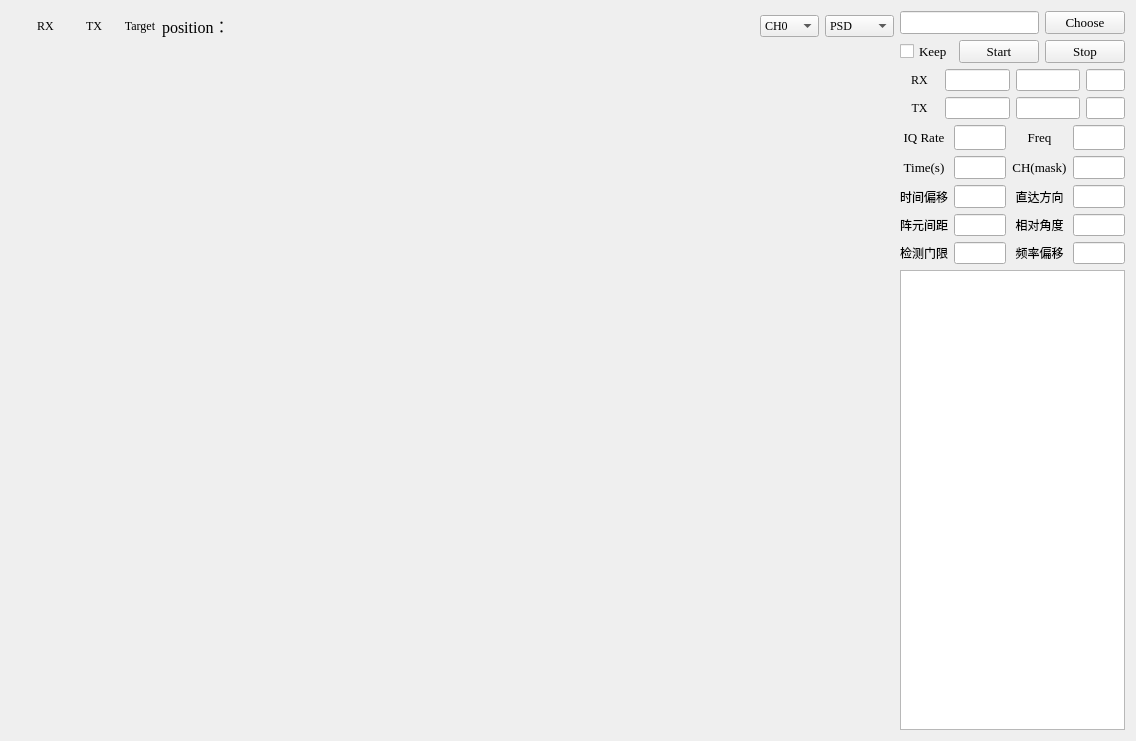
<?xml version="1.0" encoding="UTF-8"?>
<ui version="4.0">
 <class>PassiveRadarClass</class>
 <widget class="QWidget" name="PassiveRadarClass">
  <property name="geometry">
   <rect>
    <x>0</x>
    <y>0</y>
    <width>1136</width>
    <height>741</height>
   </rect>
  </property>
  <property name="windowTitle">
   <string>PassiveRadar</string>
  </property>
  <layout class="QHBoxLayout" name="horizontalLayout_6">
   <item>
    <layout class="QHBoxLayout" name="horizontalLayout_4" stretch="25,2">
     <item>
      <layout class="QVBoxLayout" name="verticalLayout">
       <item>
        <layout class="QHBoxLayout" name="horizontalLayout_3">
         <item>
          <widget class="QLabel" name="label_11">
           <property name="minimumSize">
            <size>
             <width>20</width>
             <height>30</height>
            </size>
           </property>
           <property name="maximumSize">
            <size>
             <width>20</width>
             <height>30</height>
            </size>
           </property>
           <property name="styleSheet">
            <string notr="true">background-image: url(:/PassiveRadar/R.png);</string>
           </property>
           <property name="text">
            <string/>
           </property>
          </widget>
         </item>
         <item>
          <widget class="QLabel" name="label_10">
           <property name="font">
            <font>
             <family>Times New Roman</family>
            </font>
           </property>
           <property name="text">
            <string>RX</string>
           </property>
           <property name="alignment">
            <set>Qt::AlignCenter</set>
           </property>
          </widget>
         </item>
         <item>
          <widget class="QLabel" name="label_12">
           <property name="minimumSize">
            <size>
             <width>20</width>
             <height>30</height>
            </size>
           </property>
           <property name="maximumSize">
            <size>
             <width>20</width>
             <height>30</height>
            </size>
           </property>
           <property name="styleSheet">
            <string notr="true">background-image: url(:/PassiveRadar/T.png);</string>
           </property>
           <property name="text">
            <string/>
           </property>
          </widget>
         </item>
         <item>
          <widget class="QLabel" name="label_14">
           <property name="font">
            <font>
             <family>Times New Roman</family>
            </font>
           </property>
           <property name="text">
            <string>TX</string>
           </property>
           <property name="alignment">
            <set>Qt::AlignCenter</set>
           </property>
          </widget>
         </item>
         <item>
          <widget class="QLabel" name="label_13">
           <property name="minimumSize">
            <size>
             <width>10</width>
             <height>10</height>
            </size>
           </property>
           <property name="maximumSize">
            <size>
             <width>10</width>
             <height>10</height>
            </size>
           </property>
           <property name="styleSheet">
            <string notr="true">background-image: url(:/PassiveRadar/Target.png);</string>
           </property>
           <property name="text">
            <string/>
           </property>
          </widget>
         </item>
         <item>
          <widget class="QLabel" name="label_15">
           <property name="font">
            <font>
             <family>Times New Roman</family>
            </font>
           </property>
           <property name="text">
            <string>Target</string>
           </property>
           <property name="alignment">
            <set>Qt::AlignCenter</set>
           </property>
          </widget>
         </item>
         <item>
          <widget class="QLabel" name="position">
           <property name="font">
            <font>
             <family>Times New Roman</family>
             <pointsize>12</pointsize>
            </font>
           </property>
           <property name="text">
            <string>position：</string>
           </property>
          </widget>
         </item>
         <item>
          <spacer name="horizontalSpacer_2">
           <property name="orientation">
            <enum>Qt::Horizontal</enum>
           </property>
           <property name="sizeHint" stdset="0">
            <size>
             <width>156</width>
             <height>20</height>
            </size>
           </property>
          </spacer>
         </item>
         <item>
          <widget class="QComboBox" name="comboBox_CH">
           <property name="font">
            <font>
             <family>Times New Roman</family>
            </font>
           </property>
           <item>
            <property name="text">
             <string>CH0</string>
            </property>
           </item>
           <item>
            <property name="text">
             <string>CH1</string>
            </property>
           </item>
           <item>
            <property name="text">
             <string>CH2</string>
            </property>
           </item>
           <item>
            <property name="text">
             <string>CH3</string>
            </property>
           </item>
           <item>
            <property name="text">
             <string>CH4</string>
            </property>
           </item>
           <item>
            <property name="text">
             <string>CH5</string>
            </property>
           </item>
           <item>
            <property name="text">
             <string>CH6</string>
            </property>
           </item>
           <item>
            <property name="text">
             <string>CH7</string>
            </property>
           </item>
           <item>
            <property name="text">
             <string>CH8</string>
            </property>
           </item>
           <item>
            <property name="text">
             <string>CH9</string>
            </property>
           </item>
           <item>
            <property name="text">
             <string>CH10</string>
            </property>
           </item>
           <item>
            <property name="text">
             <string>CH11</string>
            </property>
           </item>
           <item>
            <property name="text">
             <string>CH12</string>
            </property>
           </item>
           <item>
            <property name="text">
             <string>CH13</string>
            </property>
           </item>
           <item>
            <property name="text">
             <string>CH14</string>
            </property>
           </item>
           <item>
            <property name="text">
             <string>CH15</string>
            </property>
           </item>
          </widget>
         </item>
         <item>
          <widget class="QComboBox" name="comboBox">
           <property name="font">
            <font>
             <family>Times New Roman</family>
            </font>
           </property>
           <property name="mouseTracking">
            <bool>false</bool>
           </property>
           <property name="tabletTracking">
            <bool>false</bool>
           </property>
           <item>
            <property name="text">
             <string>PSD</string>
            </property>
           </item>
           <item>
            <property name="text">
             <string>PHASE</string>
            </property>
           </item>
           <item>
            <property name="text">
             <string>LOCA</string>
            </property>
           </item>
           <item>
            <property name="text">
             <string>MAP</string>
            </property>
           </item>
          </widget>
         </item>
        </layout>
       </item>
       <item>
        <widget class="QStackedWidget" name="stackedWidget">
         <property name="currentIndex">
          <number>0</number>
         </property>
         <widget class="QCustomPlot" name="page_1"/>
         <widget class="QCustomPlot" name="page_2"/>
         <widget class="QCustomPlot" name="page_3"/>
         <widget class="QWidget" name="page_4">
          <layout class="QHBoxLayout" name="horizontalLayout">
           <item>
            <widget class="mymap" name="graphicsView"/>
           </item>
          </layout>
         </widget>
        </widget>
       </item>
      </layout>
     </item>
     <item>
      <layout class="QVBoxLayout" name="verticalLayout_2">
       <item>
        <layout class="QHBoxLayout" name="horizontalLayout_5" stretch="4,1">
         <item>
          <widget class="QLineEdit" name="lineEdit">
           <property name="font">
            <font>
             <family>Times New Roman</family>
             <pointsize>10</pointsize>
            </font>
           </property>
          </widget>
         </item>
         <item>
          <widget class="QPushButton" name="choose">
           <property name="font">
            <font>
             <family>Times New Roman</family>
             <pointsize>10</pointsize>
            </font>
           </property>
           <property name="styleSheet">
            <string notr="true"> QPushButton:hover { 
 background-color: rgb(180, 0, 0); 
 color: rgb(255, 255, 255);
}</string>
           </property>
           <property name="text">
            <string>Choose</string>
           </property>
          </widget>
         </item>
        </layout>
       </item>
       <item>
        <layout class="QHBoxLayout" name="horizontalLayout_2">
         <item>
          <widget class="QCheckBox" name="keep">
           <property name="enabled">
            <bool>true</bool>
           </property>
           <property name="font">
            <font>
             <family>Times New Roman</family>
             <pointsize>10</pointsize>
             <strikeout>false</strikeout>
             <kerning>true</kerning>
            </font>
           </property>
           <property name="layoutDirection">
            <enum>Qt::LeftToRight</enum>
           </property>
           <property name="text">
            <string>Keep</string>
           </property>
           <property name="checkable">
            <bool>true</bool>
           </property>
           <property name="checked">
            <bool>false</bool>
           </property>
          </widget>
         </item>
         <item>
          <widget class="QPushButton" name="start">
           <property name="sizePolicy">
            <sizepolicy hsizetype="Expanding" vsizetype="Fixed">
             <horstretch>0</horstretch>
             <verstretch>0</verstretch>
            </sizepolicy>
           </property>
           <property name="font">
            <font>
             <family>Times New Roman</family>
             <pointsize>10</pointsize>
            </font>
           </property>
           <property name="styleSheet">
            <string notr="true"> QPushButton:hover { 
 background-color: rgb(180, 0, 0); 
 color: rgb(255, 255, 255);
}</string>
           </property>
           <property name="text">
            <string>Start</string>
           </property>
          </widget>
         </item>
         <item>
          <widget class="QPushButton" name="stop">
           <property name="sizePolicy">
            <sizepolicy hsizetype="Expanding" vsizetype="Fixed">
             <horstretch>0</horstretch>
             <verstretch>0</verstretch>
            </sizepolicy>
           </property>
           <property name="font">
            <font>
             <family>Times New Roman</family>
             <pointsize>10</pointsize>
            </font>
           </property>
           <property name="styleSheet">
            <string notr="true"> QPushButton:hover { 
 background-color: rgb(180, 0, 0); 
 color: rgb(255, 255, 255);
}</string>
           </property>
           <property name="text">
            <string>Stop</string>
           </property>
          </widget>
         </item>
        </layout>
       </item>
       <item>
        <layout class="QGridLayout" name="gridLayout_4" columnstretch="6,10,10,6">
         <item row="0" column="3">
          <widget class="QLineEdit" name="base2">
           <property name="maximumSize">
            <size>
             <width>50</width>
             <height>16777215</height>
            </size>
           </property>
           <property name="font">
            <font>
             <family>Times New Roman</family>
            </font>
           </property>
           <property name="toolTip">
            <string>高度</string>
           </property>
           <property name="text">
            <string/>
           </property>
           <property name="alignment">
            <set>Qt::AlignCenter</set>
           </property>
          </widget>
         </item>
         <item row="1" column="1">
          <widget class="QLineEdit" name="tower0">
           <property name="font">
            <font>
             <family>Times New Roman</family>
            </font>
           </property>
           <property name="toolTip">
            <string>纬度</string>
           </property>
           <property name="text">
            <string/>
           </property>
           <property name="alignment">
            <set>Qt::AlignCenter</set>
           </property>
          </widget>
         </item>
         <item row="0" column="2">
          <widget class="QLineEdit" name="base1">
           <property name="font">
            <font>
             <family>Times New Roman</family>
            </font>
           </property>
           <property name="toolTip">
            <string>经度</string>
           </property>
           <property name="text">
            <string/>
           </property>
           <property name="alignment">
            <set>Qt::AlignCenter</set>
           </property>
          </widget>
         </item>
         <item row="1" column="2">
          <widget class="QLineEdit" name="tower1">
           <property name="font">
            <font>
             <family>Times New Roman</family>
            </font>
           </property>
           <property name="toolTip">
            <string>经度</string>
           </property>
           <property name="text">
            <string/>
           </property>
           <property name="alignment">
            <set>Qt::AlignCenter</set>
           </property>
          </widget>
         </item>
         <item row="0" column="1">
          <widget class="QLineEdit" name="base0">
           <property name="font">
            <font>
             <family>Times New Roman</family>
            </font>
           </property>
           <property name="toolTip">
            <string>纬度</string>
           </property>
           <property name="text">
            <string/>
           </property>
           <property name="alignment">
            <set>Qt::AlignCenter</set>
           </property>
          </widget>
         </item>
         <item row="0" column="0">
          <widget class="QLabel" name="label_18">
           <property name="font">
            <font>
             <family>Times New Roman</family>
            </font>
           </property>
           <property name="text">
            <string>RX</string>
           </property>
           <property name="alignment">
            <set>Qt::AlignCenter</set>
           </property>
          </widget>
         </item>
         <item row="1" column="3">
          <widget class="QLineEdit" name="tower2">
           <property name="maximumSize">
            <size>
             <width>50</width>
             <height>16777215</height>
            </size>
           </property>
           <property name="font">
            <font>
             <family>Times New Roman</family>
            </font>
           </property>
           <property name="toolTip">
            <string>高度</string>
           </property>
           <property name="text">
            <string/>
           </property>
           <property name="alignment">
            <set>Qt::AlignCenter</set>
           </property>
          </widget>
         </item>
         <item row="1" column="0">
          <widget class="QLabel" name="label_19">
           <property name="font">
            <font>
             <family>Times New Roman</family>
            </font>
           </property>
           <property name="text">
            <string>TX</string>
           </property>
           <property name="alignment">
            <set>Qt::AlignCenter</set>
           </property>
          </widget>
         </item>
        </layout>
       </item>
       <item>
        <layout class="QGridLayout" name="gridLayout">
         <item row="0" column="0">
          <widget class="QLabel" name="label">
           <property name="font">
            <font>
             <family>Times New Roman</family>
             <pointsize>10</pointsize>
            </font>
           </property>
           <property name="text">
            <string>IQ Rate</string>
           </property>
           <property name="alignment">
            <set>Qt::AlignCenter</set>
           </property>
          </widget>
         </item>
         <item row="0" column="1">
          <widget class="QLineEdit" name="sr">
           <property name="sizePolicy">
            <sizepolicy hsizetype="Expanding" vsizetype="Fixed">
             <horstretch>0</horstretch>
             <verstretch>0</verstretch>
            </sizepolicy>
           </property>
           <property name="minimumSize">
            <size>
             <width>45</width>
             <height>25</height>
            </size>
           </property>
           <property name="font">
            <font>
             <family>Times New Roman</family>
             <pointsize>10</pointsize>
            </font>
           </property>
           <property name="text">
            <string/>
           </property>
           <property name="alignment">
            <set>Qt::AlignCenter</set>
           </property>
          </widget>
         </item>
         <item row="0" column="2">
          <widget class="QLabel" name="label_3">
           <property name="font">
            <font>
             <family>Times New Roman</family>
             <pointsize>10</pointsize>
            </font>
           </property>
           <property name="text">
            <string>Freq</string>
           </property>
           <property name="alignment">
            <set>Qt::AlignCenter</set>
           </property>
          </widget>
         </item>
         <item row="0" column="3">
          <widget class="QLineEdit" name="fzero">
           <property name="minimumSize">
            <size>
             <width>45</width>
             <height>25</height>
            </size>
           </property>
           <property name="font">
            <font>
             <family>Times New Roman</family>
             <pointsize>10</pointsize>
            </font>
           </property>
           <property name="alignment">
            <set>Qt::AlignCenter</set>
           </property>
          </widget>
         </item>
         <item row="1" column="0">
          <widget class="QLabel" name="label_2">
           <property name="font">
            <font>
             <family>Times New Roman</family>
             <pointsize>10</pointsize>
            </font>
           </property>
           <property name="text">
            <string>Time(s)</string>
           </property>
           <property name="alignment">
            <set>Qt::AlignCenter</set>
           </property>
          </widget>
         </item>
         <item row="1" column="1">
          <widget class="QLineEdit" name="T">
           <property name="font">
            <font>
             <family>Times New Roman</family>
             <pointsize>10</pointsize>
            </font>
           </property>
           <property name="alignment">
            <set>Qt::AlignCenter</set>
           </property>
          </widget>
         </item>
         <item row="1" column="2">
          <widget class="QLabel" name="label_5">
           <property name="font">
            <font>
             <family>Times New Roman</family>
             <pointsize>10</pointsize>
            </font>
           </property>
           <property name="text">
            <string>CH(mask)</string>
           </property>
           <property name="alignment">
            <set>Qt::AlignCenter</set>
           </property>
          </widget>
         </item>
         <item row="1" column="3">
          <widget class="QLineEdit" name="mask_of_CH">
           <property name="font">
            <font>
             <family>Times New Roman</family>
             <pointsize>10</pointsize>
            </font>
           </property>
           <property name="text">
            <string/>
           </property>
           <property name="alignment">
            <set>Qt::AlignCenter</set>
           </property>
          </widget>
         </item>
         <item row="2" column="0">
          <widget class="QLabel" name="label_24">
           <property name="text">
            <string>时间偏移</string>
           </property>
           <property name="alignment">
            <set>Qt::AlignCenter</set>
           </property>
          </widget>
         </item>
         <item row="2" column="1">
          <widget class="QLineEdit" name="tshift">
           <property name="font">
            <font>
             <family>Times New Roman</family>
             <pointsize>10</pointsize>
            </font>
           </property>
           <property name="alignment">
            <set>Qt::AlignCenter</set>
           </property>
          </widget>
         </item>
         <item row="2" column="2">
          <widget class="QLabel" name="label_25">
           <property name="text">
            <string>直达方向</string>
           </property>
           <property name="alignment">
            <set>Qt::AlignCenter</set>
           </property>
          </widget>
         </item>
         <item row="2" column="3">
          <widget class="QLineEdit" name="theta_ref">
           <property name="font">
            <font>
             <family>Times New Roman</family>
             <pointsize>10</pointsize>
            </font>
           </property>
           <property name="alignment">
            <set>Qt::AlignCenter</set>
           </property>
          </widget>
         </item>
         <item row="3" column="0">
          <widget class="QLabel" name="label_20">
           <property name="text">
            <string>阵元间距</string>
           </property>
           <property name="alignment">
            <set>Qt::AlignCenter</set>
           </property>
          </widget>
         </item>
         <item row="3" column="1">
          <widget class="QLineEdit" name="d">
           <property name="font">
            <font>
             <family>Times New Roman</family>
            </font>
           </property>
           <property name="toolTip">
            <string>m</string>
           </property>
           <property name="text">
            <string/>
           </property>
           <property name="alignment">
            <set>Qt::AlignCenter</set>
           </property>
          </widget>
         </item>
         <item row="3" column="2">
          <widget class="QLabel" name="label_21">
           <property name="text">
            <string>相对角度</string>
           </property>
           <property name="alignment">
            <set>Qt::AlignCenter</set>
           </property>
          </widget>
         </item>
         <item row="3" column="3">
          <widget class="QLineEdit" name="alphi">
           <property name="font">
            <font>
             <family>Times New Roman</family>
            </font>
           </property>
           <property name="toolTip">
            <string>°</string>
           </property>
           <property name="text">
            <string/>
           </property>
           <property name="alignment">
            <set>Qt::AlignCenter</set>
           </property>
          </widget>
         </item>
         <item row="4" column="0">
          <widget class="QLabel" name="label_22">
           <property name="text">
            <string>检测门限</string>
           </property>
           <property name="alignment">
            <set>Qt::AlignCenter</set>
           </property>
          </widget>
         </item>
         <item row="4" column="1">
          <widget class="QLineEdit" name="offset">
           <property name="font">
            <font>
             <family>Times New Roman</family>
            </font>
           </property>
           <property name="toolTip">
            <string>dB</string>
           </property>
           <property name="text">
            <string/>
           </property>
           <property name="alignment">
            <set>Qt::AlignCenter</set>
           </property>
          </widget>
         </item>
         <item row="4" column="2">
          <widget class="QLabel" name="label_23">
           <property name="text">
            <string>频率偏移</string>
           </property>
           <property name="alignment">
            <set>Qt::AlignCenter</set>
           </property>
          </widget>
         </item>
         <item row="4" column="3">
          <widget class="QLineEdit" name="Fshift">
           <property name="font">
            <font>
             <family>Times New Roman</family>
            </font>
           </property>
           <property name="toolTip">
            <string>Hz</string>
           </property>
           <property name="text">
            <string/>
           </property>
           <property name="alignment">
            <set>Qt::AlignCenter</set>
           </property>
          </widget>
         </item>
        </layout>
       </item>
       <item>
        <widget class="QTextBrowser" name="textBrowser">
         <property name="font">
          <font>
           <family>Times New Roman</family>
           <pointsize>10</pointsize>
          </font>
         </property>
        </widget>
       </item>
      </layout>
     </item>
    </layout>
   </item>
  </layout>
 </widget>
 <layoutdefault spacing="6" margin="11"/>
 <customwidgets>
  <customwidget>
   <class>QCustomPlot</class>
   <extends>QWidget</extends>
   <header>qcustomplot.h</header>
   <container>1</container>
  </customwidget>
  <customwidget>
   <class>mymap</class>
   <extends>QGraphicsView</extends>
   <header>mymap.h</header>
  </customwidget>
 </customwidgets>
 <resources>
  <include location="PassiveRadar.qrc"/>
 </resources>
 <connections/>
</ui>
